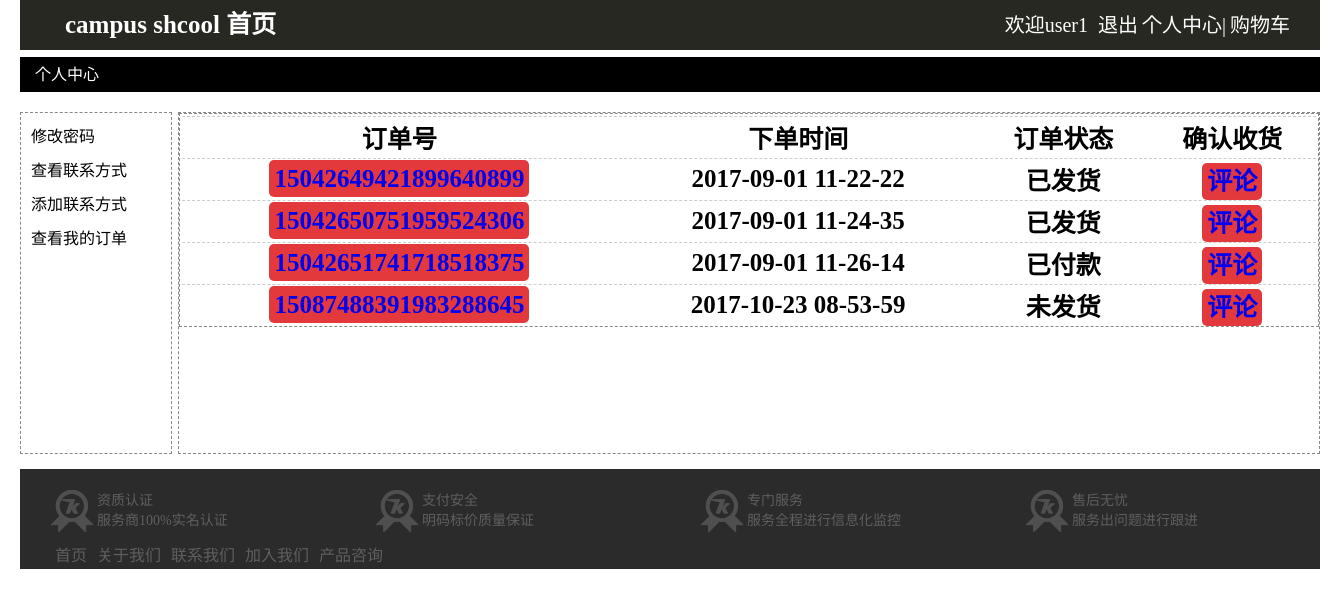
Page /home/person/orderlist.php (signed in) on the committed database.
### tables this page shows
CREATE TABLE IF NOT EXISTS `indent` (
  `id` int(11) NOT NULL AUTO_INCREMENT,
  `code` varchar(50) NOT NULL,
  `time` int(11) NOT NULL,
  `status_id` int(11) NOT NULL DEFAULT '1',
  `touch_id` int(11) NOT NULL,
  `user_id` int(11) NOT NULL,
  `shop_id` int(10) UNSIGNED NOT NULL,
  `price` float UNSIGNED NOT NULL,
  `num` int(10) UNSIGNED NOT NULL,
  `confim` tinyint(1) NOT NULL DEFAULT '0',
  `consignor` varchar(10) DEFAULT NULL,
  PRIMARY KEY (`id`)
);

CREATE TABLE IF NOT EXISTS `status` (
  `id` int(11) NOT NULL AUTO_INCREMENT,
  `name` varchar(50) NOT NULL,
  PRIMARY KEY (`id`)
);

### home/person/orderlist.php (the view, shortened to what this page needs)
<!DOCTYPE html>
<html lang="en">
<head>
	<link rel="stylesheet" href="../public/css/index.css">
</head>
<body>
	<div class="main">
		<div class="header">
			<?php
				include "../header.php";
			?>
		</div>
		<div class="nav">
		</div>
		<div class="content">
			<div class="floor">
					<div class="floorheader">
						<div class="left" >
							<span>个人中心</span>
						</div>
					</div>
					<div class="floorfooter2">
						<div class="floorfooter2Left">
							<ul>
								<li><a href="userpassword.php">修改密码</a></li>
								<li><a href="userlist.php">查看联系方式</a></li>
								<li><a href="useradd.php">添加联系方式</a></li>
								<li><a href="orderlist.php">查看我的订单</a></li>
							</ul>
						</div>
						<div class="floorfooter2Right">
							<table width="1140px"  style="border:1px dashed #888">
								<tr>
									<td>订单号</td>
									<td>下单时间</td>
									<td>订单状态</td>
									<td>确认收货</td>
								</tr>
							<?php
								$user_id=$_SESSION['home_userid'];
								$sql="select indent.*,status.name from indent,status where indent.status_id=status.id and user_id={$user_id} group by indent.code";
								$rst=mysql_query($sql);
								while($row=mysql_fetch_assoc($rst)){
								echo "<tr>";
								echo	"<td><a href='usercode.php?code={$row['code']}' class='cartNum'>{$row['code']}</a></td>";
								echo	"<td>".date('Y-m-d h-i-s',$row['time'])."</td>";
								echo	"<td>{$row['name']}</td>";
								if($row['confim']){
								echo	"<td><a href='usercode.php?code={$row['code']}' class='cartNum'>评论</a></td>";
								}else{
								echo	"<td><a href='confim.php?code={$row['code']}' class='cartNum'>否</a></td>";
								}
								echo "</tr>";
							}
							?>
							</table>
						</div>
					</div>
			</div>
		</div>
		<div class="nav"></div>
		<div class="footer">
			<?php
				include "../footer.php";
			?>
		</div>
	</div>
</body>
</html>

### home/public/css/index.css (style rules this page uses)
a { text-decoration: none; }
.main { width:1300px; margin:0 auto; }
.header { height:50px; background:#272822; padding-left:15px; padding-right:15px; }
.nav { height:5px; clear: both; }
.content { clear: both; }
.footer { margin:0 auto; width:1300px; height: 100px; background: #2B2B2B; margin-bottom:30px; }
.floorheader { clear:both; height: 35px; background:#000 ; margin-bottom: 10px; }
.floorheader .left { padding-left:15px; line-height:35px; float:left; color:#fff; }
.floorfooter2 table { text-align:center; font-size:25px; font-weight:bolder; }
.floorfooter2 { width:1300px; }
.footer { clear: both; }
.cartNum { background:#e4393c; padding:5px; border-radius: 5px; }
table { width:100%; }
table tr { height: 40px; }
table tr td { border-top:1px dashed #ccc; }
.floorfooter2Left { margin:10px 0px; float:left; width:150px; border:1px dashed #888; height: 340px; }
.floorfooter2Left ul { padding:10px; list-style-type: none; }
.floorfooter2Left ul li { text-decoration: none; padding-bottom:10px; }
.floorfooter2Left ul li a { color:#000; }
.floorfooter2Right { margin:10px 0px; float:right; width:1140px; border:1px dashed #888; height: 340px; }
ul,li { list-style:none; }

### rows in the picture
indent: code "15042649421899640899", time "2017-09-01 11-22-22", status.name "已发货"
indent: code "15042650751959524306", time "2017-09-01 11-24-35", status.name "已发货"
indent: code "15042651741718518375", time "2017-09-01 11-26-14", status.name "已付款"
indent: code "15087488391983288645", time "2017-10-23 08-53-59", status.name "未发货"

### other values in the picture
$_SESSION['home_username'] "user1"
